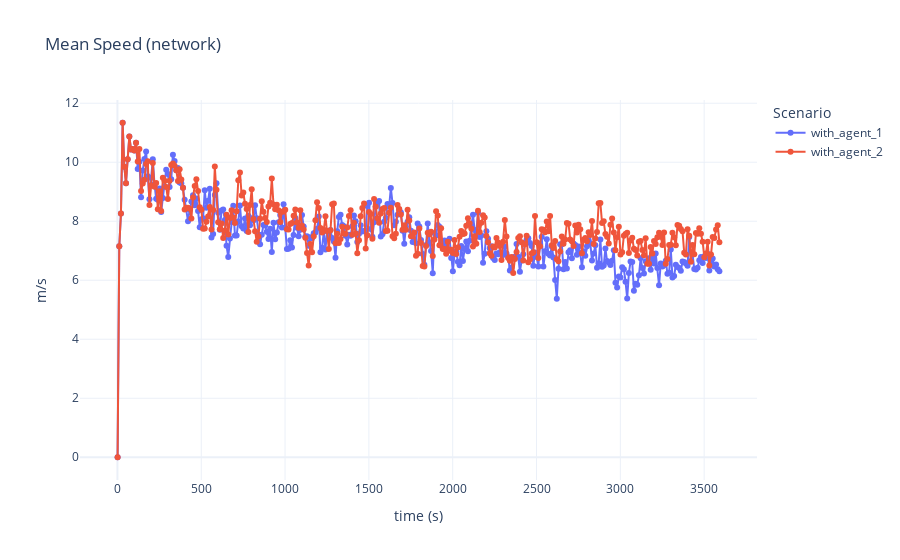
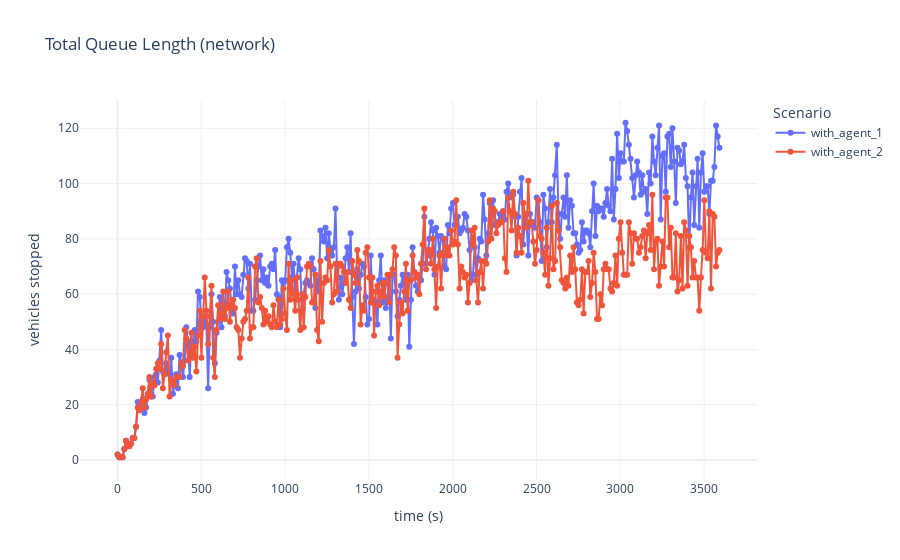
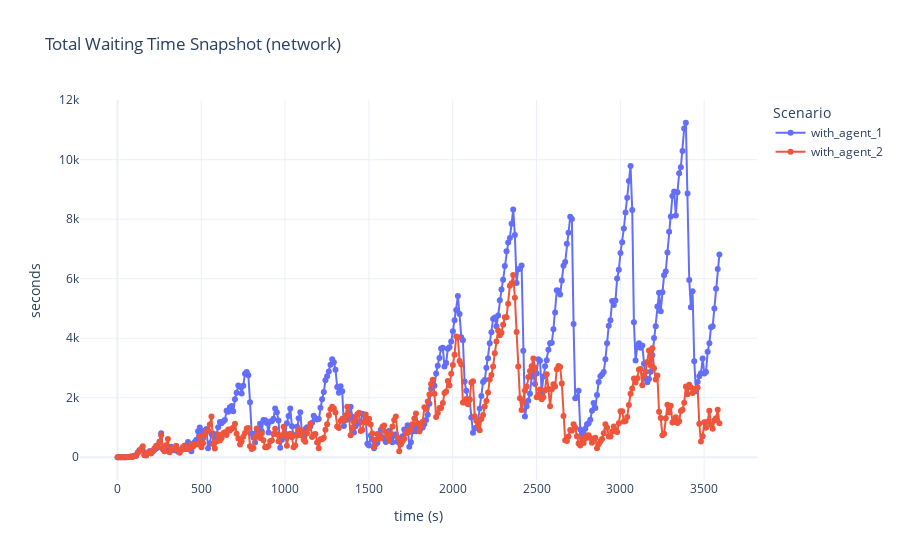
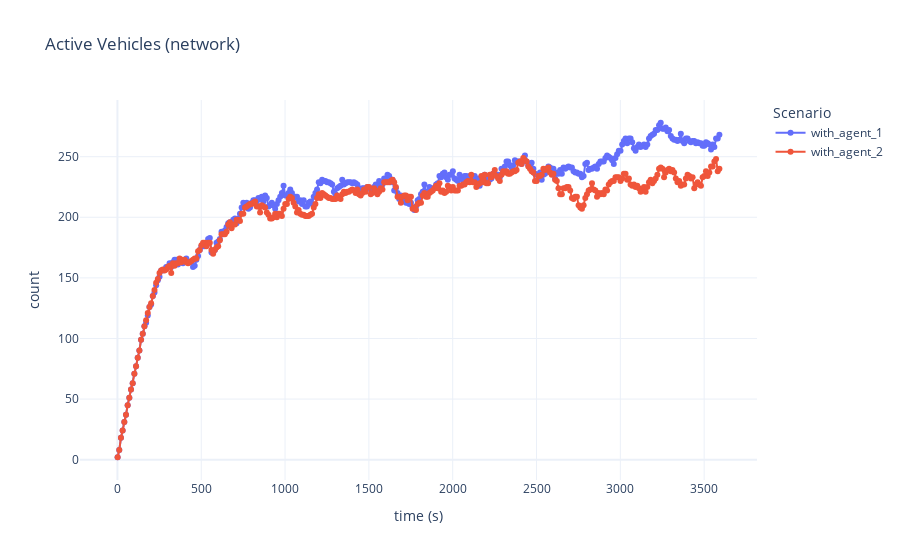

The notebook cell these images were saved under, in order:
### Markdown cell above
# Визуализации (сетевые метрики)

### Code cell
plot_network_metric(net_c, "mean_speed_network", "Mean Speed (network)", "m/s")
plot_network_metric(net_c, "total_queue_len", "Total Queue Length (network)", "vehicles stopped")
plot_network_metric(net_c, "total_waiting_time_snapshot", "Total Waiting Time Snapshot (network)", "seconds")
plot_network_metric(net_c, "active_vehicles", "Active Vehicles (network)", "count")

### Figure 1 — Plotly figure (JSON) as saved in the notebook; plotly's stock layout.template omitted (floating-point values rounded to 4 significant figures; data arrays with more than 128 entries replaced by an {"elided": "..."} marker saying what was removed)
{"data": [{"hovertemplate": "scenario=with_agent_1<br>time_rounded=%{x}<br>mean_speed_network=%{y}<extra></extra>", "legendgroup": "with_agent_1", "line": {"color": "#636efa", "dash": "solid"}, "marker": {"symbol": "circle"}, "mode": "lines+markers", "name": "with_agent_1", "orientation": "v", "showlegend": true, "type": "scatter", "x": {"elided": "360 int values"}, "xaxis": "x", "y": {"elided": "360 float values"}, "yaxis": "y"}, {"hovertemplate": "scenario=with_agent_2<br>time_rounded=%{x}<br>mean_speed_network=%{y}<extra></extra>", "legendgroup": "with_agent_2", "line": {"color": "#EF553B", "dash": "solid"}, "marker": {"symbol": "circle"}, "mode": "lines+markers", "name": "with_agent_2", "orientation": "v", "showlegend": true, "type": "scatter", "x": {"elided": "360 int values"}, "xaxis": "x", "y": {"elided": "360 float values"}, "yaxis": "y"}], "layout": {"legend": {"title": {"text": "Scenario"}, "tracegroupgap": 0}, "title": {"text": "Mean Speed (network)"}, "xaxis": {"anchor": "y", "domain": [0, 1], "title": {"text": "time (s)"}}, "yaxis": {"anchor": "x", "domain": [0, 1], "title": {"text": "m/s"}}}}

### Figure 2 — Plotly figure (JSON) as saved in the notebook; plotly's stock layout.template omitted (floating-point values rounded to 4 significant figures; data arrays with more than 128 entries replaced by an {"elided": "..."} marker saying what was removed)
{"data": [{"hovertemplate": "scenario=with_agent_1<br>time_rounded=%{x}<br>total_queue_len=%{y}<extra></extra>", "legendgroup": "with_agent_1", "line": {"color": "#636efa", "dash": "solid"}, "marker": {"symbol": "circle"}, "mode": "lines+markers", "name": "with_agent_1", "orientation": "v", "showlegend": true, "type": "scatter", "x": {"elided": "360 int values"}, "xaxis": "x", "y": {"elided": "360 int values"}, "yaxis": "y"}, {"hovertemplate": "scenario=with_agent_2<br>time_rounded=%{x}<br>total_queue_len=%{y}<extra></extra>", "legendgroup": "with_agent_2", "line": {"color": "#EF553B", "dash": "solid"}, "marker": {"symbol": "circle"}, "mode": "lines+markers", "name": "with_agent_2", "orientation": "v", "showlegend": true, "type": "scatter", "x": {"elided": "360 int values"}, "xaxis": "x", "y": {"elided": "360 int values"}, "yaxis": "y"}], "layout": {"legend": {"title": {"text": "Scenario"}, "tracegroupgap": 0}, "title": {"text": "Total Queue Length (network)"}, "xaxis": {"anchor": "y", "domain": [0, 1], "title": {"text": "time (s)"}}, "yaxis": {"anchor": "x", "domain": [0, 1], "title": {"text": "vehicles stopped"}}}}

### Figure 3 — Plotly figure (JSON) as saved in the notebook; plotly's stock layout.template omitted (floating-point values rounded to 4 significant figures; data arrays with more than 128 entries replaced by an {"elided": "..."} marker saying what was removed)
{"data": [{"hovertemplate": "scenario=with_agent_1<br>time_rounded=%{x}<br>total_waiting_time_snapshot=%{y}<extra></extra>", "legendgroup": "with_agent_1", "line": {"color": "#636efa", "dash": "solid"}, "marker": {"symbol": "circle"}, "mode": "lines+markers", "name": "with_agent_1", "orientation": "v", "showlegend": true, "type": "scatter", "x": {"elided": "360 int values"}, "xaxis": "x", "y": {"elided": "360 float values"}, "yaxis": "y"}, {"hovertemplate": "scenario=with_agent_2<br>time_rounded=%{x}<br>total_waiting_time_snapshot=%{y}<extra></extra>", "legendgroup": "with_agent_2", "line": {"color": "#EF553B", "dash": "solid"}, "marker": {"symbol": "circle"}, "mode": "lines+markers", "name": "with_agent_2", "orientation": "v", "showlegend": true, "type": "scatter", "x": {"elided": "360 int values"}, "xaxis": "x", "y": {"elided": "360 float values"}, "yaxis": "y"}], "layout": {"legend": {"title": {"text": "Scenario"}, "tracegroupgap": 0}, "title": {"text": "Total Waiting Time Snapshot (network)"}, "xaxis": {"anchor": "y", "domain": [0, 1], "title": {"text": "time (s)"}}, "yaxis": {"anchor": "x", "domain": [0, 1], "title": {"text": "seconds"}}}}

### Figure 4 — Plotly figure (JSON) as saved in the notebook; plotly's stock layout.template omitted (floating-point values rounded to 4 significant figures; data arrays with more than 128 entries replaced by an {"elided": "..."} marker saying what was removed)
{"data": [{"hovertemplate": "scenario=with_agent_1<br>time_rounded=%{x}<br>active_vehicles=%{y}<extra></extra>", "legendgroup": "with_agent_1", "line": {"color": "#636efa", "dash": "solid"}, "marker": {"symbol": "circle"}, "mode": "lines+markers", "name": "with_agent_1", "orientation": "v", "showlegend": true, "type": "scatter", "x": {"elided": "360 int values"}, "xaxis": "x", "y": {"elided": "360 int values"}, "yaxis": "y"}, {"hovertemplate": "scenario=with_agent_2<br>time_rounded=%{x}<br>active_vehicles=%{y}<extra></extra>", "legendgroup": "with_agent_2", "line": {"color": "#EF553B", "dash": "solid"}, "marker": {"symbol": "circle"}, "mode": "lines+markers", "name": "with_agent_2", "orientation": "v", "showlegend": true, "type": "scatter", "x": {"elided": "360 int values"}, "xaxis": "x", "y": {"elided": "360 int values"}, "yaxis": "y"}], "layout": {"legend": {"title": {"text": "Scenario"}, "tracegroupgap": 0}, "title": {"text": "Active Vehicles (network)"}, "xaxis": {"anchor": "y", "domain": [0, 1], "title": {"text": "time (s)"}}, "yaxis": {"anchor": "x", "domain": [0, 1], "title": {"text": "count"}}}}
